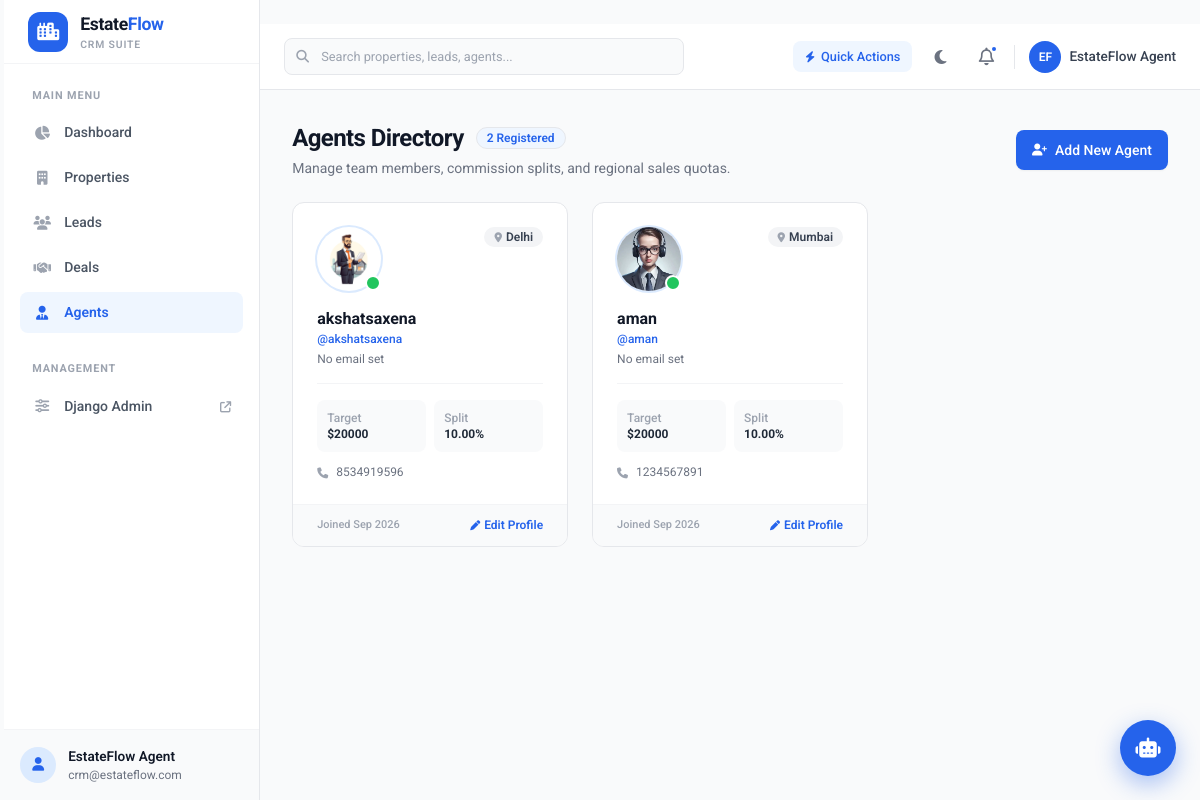
/agents/, run on the app's committed database.
### core/models.py (models this page shows, shortened)
class Agent(models.Model):
    user = models.OneToOneField(to=User, on_delete=models.CASCADE)
    profile_photo = models.ImageField(
        upload_to="profiles", default="profiles/default.jpg"
    )
    phone_number = models.CharField(max_length=10)
    region = models.CharField(max_length=50)
    commission_share = models.DecimalField(max_digits=4, decimal_places=2)
    monthly_target = models.DecimalField(max_digits=12, decimal_places=2)
    created_at = models.DateTimeField(auto_now_add=True)

### core/views.py (the view)
# urls.py: path("agents/", views.agents, name="agents"),
def agents(request):
    form = AgentForm(request.POST or None, request.FILES or None)
    if request.method == "POST" and form.is_valid():
        form.save()
        return redirect("agents")
    queryset = Agent.objects.all()
    context = {"agents": queryset, "form": form if request.method == "POST" else AgentForm()}
    return render(request, "pages/agents.html", context)

### core/forms.py (shortened to what this page needs)
class AgentForm(forms.ModelForm):
    first_name = forms.CharField(max_length=150, required=False)
    last_name = forms.CharField(max_length=150, required=False)
    username = forms.CharField(max_length=150, required=False)
    email = forms.EmailField(required=False)
    password = forms.CharField(widget=forms.PasswordInput, required=False)
    class Meta:
        model = Agent
        fields = "__all__"
    def __init__(self, *args, **kwargs):
        super().__init__(*args, **kwargs)
        from django.contrib.auth.models import User
        assigned_user_ids = Agent.objects.values_list("user_id", flat=True)
        if self.instance and self.instance.pk:
            assigned_user_ids = assigned_user_ids.exclude(pk=self.instance.pk)
        self.fields["user"].queryset = User.objects.exclude(id__in=assigned_user_ids)
        self.fields["user"].required = False

### core/templates/pages/agents.html (shortened to what this page needs)
{% extends 'base.html' %}
{% block content %}
<div class="space-y-6">
    <div class="flex flex-col sm:flex-row sm:items-center sm:justify-between gap-4">
        <div>
            <div class="flex items-center gap-3">
                <h1 class="text-2xl font-bold text-gray-900 dark:text-white tracking-tight">Agents Directory</h1>
                <span class="px-2.5 py-0.5 text-xs font-semibold bg-brand-50 text-brand-600 rounded-full border border-brand-200">
                    {{ agents.count }} Registered
                </span>
            </div>
            <p class="text-sm text-gray-500 dark:text-gray-400 mt-1">Manage team members, commission splits, and regional sales quotas.</p>
        </div>
        <button data-modal-open="agent-modal" class="inline-flex items-center justify-center gap-2 bg-brand-600 hover:bg-brand-700 text-white px-4 py-2.5 rounded-lg text-sm font-medium shadow-sm transition-all focus:ring-2 focus:ring-brand-500 focus:ring-offset-1">
            <i class="fa-solid fa-user-plus text-xs"></i>
            <span>Add New Agent</span>
        </button>
    </div>
    <div class="grid grid-cols-1 md:grid-cols-2 lg:grid-cols-3 xl:grid-cols-4 gap-6">
        {% for agent in agents %}
        <div class="bg-white dark:bg-gray-800 rounded-xl shadow-xs border border-gray-200 dark:border-gray-700/80 hover:shadow-md hover:border-brand-200 transition-all duration-200 flex flex-col justify-between overflow-hidden">
            <div class="p-6">
                <div class="flex items-start justify-between mb-4">
                    <div class="relative">
                        {% if agent.profile_photo %}
                            <img src="{{ agent.profile_photo.url }}" alt="{{ agent.user.username }}" class="w-16 h-16 rounded-full object-cover ring-2 ring-brand-100 shadow-xs">
                        {% else %}
                            <div class="w-16 h-16 rounded-full bg-brand-100 text-brand-600 font-bold text-xl flex items-center justify-center ring-2 ring-brand-100">
                                {{ agent.user.username|first|upper }}
                            </div>
                        {% endif %}
                        <span class="absolute bottom-0 right-0 w-4 h-4 bg-green-500 border-2 border-white rounded-full"></span>
                    </div>
                    <span class="inline-flex items-center gap-1 px-2.5 py-0.5 rounded-full text-xs font-semibold bg-gray-100 text-gray-700 dark:text-gray-300">
                        <i class="fa-solid fa-location-dot text-[10px] text-gray-400"></i>{{ agent.region|default:"General" }}
                    </span>
                </div>
                <div>
                    <h3 class="font-bold text-gray-900 dark:text-white text-base">
                        {{ agent.user.get_full_name|default:agent.user.username }}
                    </h3>
                    <p class="text-xs text-brand-600 font-medium">@{{ agent.user.username }}</p>
                    <p class="text-xs text-gray-500 dark:text-gray-400 mt-1 truncate">{{ agent.user.email|default:"No email set" }}</p>
                </div>
                <div class="mt-4 pt-4 border-t border-gray-100 dark:border-gray-700 grid grid-cols-2 gap-2 text-xs">
                    <div class="bg-gray-50 dark:bg-gray-700 p-2.5 rounded-lg">
                        <span class="text-gray-400 block font-medium">Target</span>
                        <span class="font-bold text-gray-800 dark:text-white">${{ agent.monthly_target|floatformat:0 }}</span>
                    </div>
                    <div class="bg-gray-50 dark:bg-gray-700 p-2.5 rounded-lg">
                        <span class="text-gray-400 block font-medium">Split</span>
                        <span class="font-bold text-gray-800 dark:text-white">{{ agent.commission_share }}%</span>
                    </div>
                </div>
                <div class="mt-3 flex items-center gap-2 text-xs text-gray-500 dark:text-gray-400">
                    <i class="fa-solid fa-phone text-gray-400 text-[11px]"></i>
                    <span>{{ agent.phone_number }}</span>
                </div>
            </div>
            <div class="px-6 py-3 bg-gray-50 dark:bg-gray-700/75 border-t border-gray-100 dark:border-gray-700 flex items-center justify-between">
                <span class="text-[11px] text-gray-400 font-medium">Joined {{ agent.created_at|date:"M Y" }}</span>
                <a href="{% url 'edit-agent' agent.id %}" class="inline-flex items-center gap-1 text-xs font-semibold text-brand-600 hover:text-brand-700 transition-colors">
                    <i class="fa-solid fa-pen text-[10px]"></i> Edit Profile
                </a>
            </div>
        </div>
        {% endfor %}
    </div>
</div>
{% endblock %}

### core/static/global.css (style rules this page uses)
* { font-family: "Roboto", sans-serif; }

### data on the page
Agent: profile_photo (picture), region "Delhi", user.get_full_name "akshatsaxena", user.username "akshatsaxena", user.email "No email set", monthly_target "20000", commission_share "10.00", phone_number "8534919596", created_at "Sep 2026"
Agent: profile_photo (picture), region "Mumbai", user.get_full_name "aman", user.username "aman", user.email "No email set", monthly_target "20000", commission_share "10.00", phone_number "1234567891", created_at "Sep 2026"

### other printed values
{{ agents.count }} "2"
